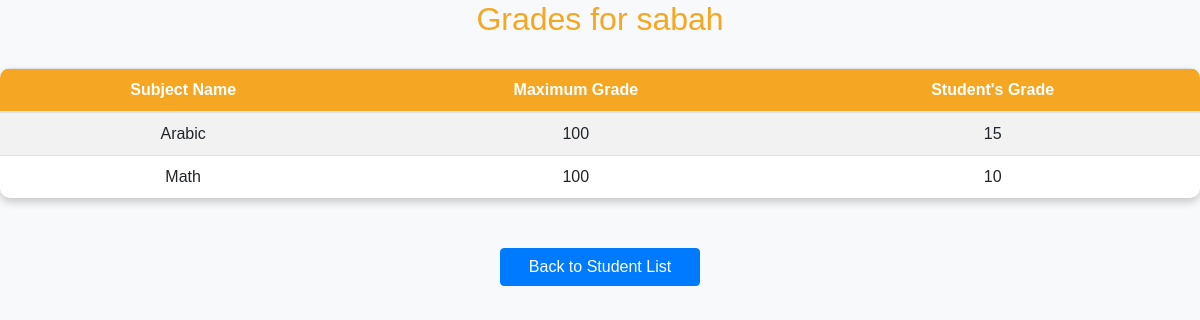
The page /getGrades.php?student_id=1 on the database its author committed.
### tables this page shows
CREATE TABLE IF NOT EXISTS `studentdata` (
  `id` int NOT NULL AUTO_INCREMENT,
  `name` varchar(100) NOT NULL,
  `date_of_birth` date NOT NULL,
  `gender` varchar(10) NOT NULL,
  `city` varchar(20) NOT NULL,
  PRIMARY KEY (`id`)
);

CREATE TABLE IF NOT EXISTS `grades` (
  `id` int NOT NULL AUTO_INCREMENT,
  `student_id` int DEFAULT NULL,
  `subject` varchar(100) DEFAULT NULL,
  `max_grade` int DEFAULT NULL,
  `student_grade` int DEFAULT NULL,
  PRIMARY KEY (`id`),
  KEY `student_id` (`student_id`)
);

### getGrades.php (the view, shortened to what this page needs)
<?php
require_once "D:\wamp64\www\school\assets\databaseconnection\db.php";
if (isset($_GET['student_id'])) {
    $student_id = intval($_GET['student_id']);
    $student_query = $con->prepare("SELECT * FROM studentdata WHERE id = ?");
    $student_query->bind_param('i', $student_id);
    $student_query->execute();
    $student = $student_query->get_result()->fetch_assoc();
    if ($student) {
        echo "<h2>Grades for " . htmlspecialchars($student['name']) . "</h2>";
        $result = $con->prepare("SELECT subject, max_grade, student_grade FROM grades WHERE student_id = ?");
        $result->bind_param('i', $student_id);
        $result->execute();
        $grades_result = $result->get_result();
        if ($grades_result->num_rows > 0) {
            echo "<table class='table table-striped'>
                <thead>
                    <tr>
                        <th>Subject Name</th>
                        <th>Maximum Grade</th>
                        <th>Student's Grade</th>
                    </tr>
                </thead>
                <tbody>";
            while ($row = $grades_result->fetch_assoc()) {
                echo "<tr>
                        <td>" . htmlspecialchars($row['subject']) . "</td>
                        <td>" . htmlspecialchars($row['max_grade']) . "</td>
                        <td>" . htmlspecialchars($row['student_grade']) . "</td>
                      </tr>";
            }
            echo "</tbody>
                  </table>";
        } else {
            echo "<h4 class='text-center'>No grades available.</h4>";
        }
    } else {
        echo "<h4 class='text-center'>Student not found.</h4>";
    }
} else {
    echo "<h4 class='text-center'>No student selected.</h4>";
}
?>
<!DOCTYPE html>
<html lang="en">
<head>
    <link rel="stylesheet" href="https://maxcdn.bootstrapcdn.com/bootstrap/4.5.2/css/bootstrap.min.css">
    <link rel="stylesheet" type="text/css" href="/school/assets/css/style2.css
	">
</head>
<body>
<div class="container">
    <a href="studentInf.php" class="btn btn-primary btn-back">Back to Student List</a>
</div>
</body>
</html>

### css/style2.css (style rules this page uses)
body { background-color: #f8f9fa; font-family: Arial, sans-serif; color: #333; }
.container { margin-top: 50px; }
h2 { text-align: center; margin-bottom: 30px; color: #f5a623; }
table { margin: 0 auto; width: 80%; background-color: #ffffff; border-radius: 10px; overflow: hidden; box-shadow: 0 4px 8px rgba(0, 0, 0, 0.2); }
th { background-color: #f5a623; color: white; }
th, td { padding: 12px; text-align: center; }
.btn-back { margin-top: 20px; display: block; width: 200px; margin: 0 auto; }

### rows shown on the page
studentdata: name "sabah"
grades: subject "Arabic", max_grade "100", student_grade "15"
grades: subject "Math", max_grade "100", student_grade "10"
